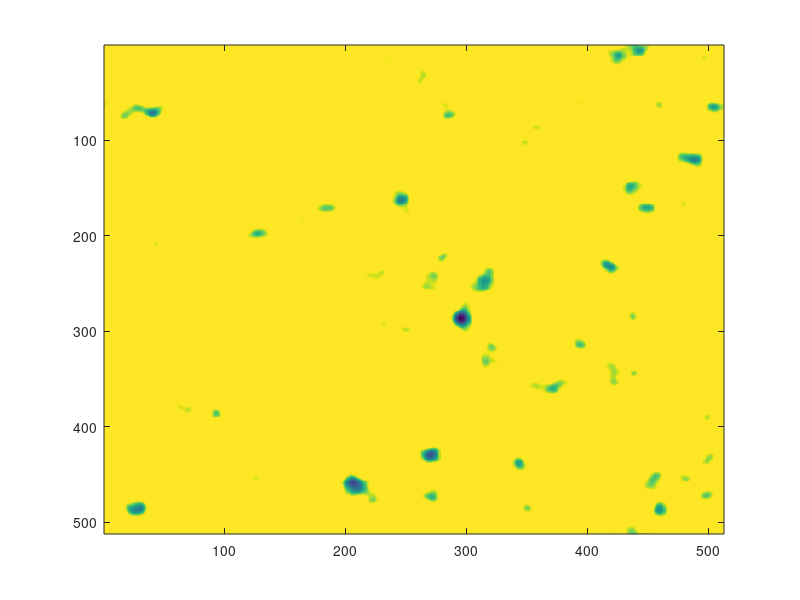

MATLAB code to generate this figure: (Note: this script raises an error after producing the figure.)
% Cloudze(N,l,p)
% 
% produces a NxN image with a exp(-(l*f)^p) amplitude spectrum

function out = Cloudze(N,l,p)

if (nargin<1) N = 512; end;
if (nargin<2) l = 0.1; end;
if (nargin<3) p = 1; end;

y = randn(N) + i*randn(N);

f1 = ([0:(N/2) , (N/2 - 1):-1:1]).^2;

f2 = repmat(f1, N, 1) + repmat(f1', 1, N);

f = sqrt(f2);

im = real(fft2(y.*exp(-(l*f).^p)));

top = max(im(:));
bot = min(im(:));

im = 1+floor((im-bot)/(top-bot)*255);

if nargout>=1
	out = im;
else
	image(im);
	colormap(sky(256));
	imwrite(im, sky(256), '/u5/b/ken/bitz/clouds.jpg', 'jpg')   
end